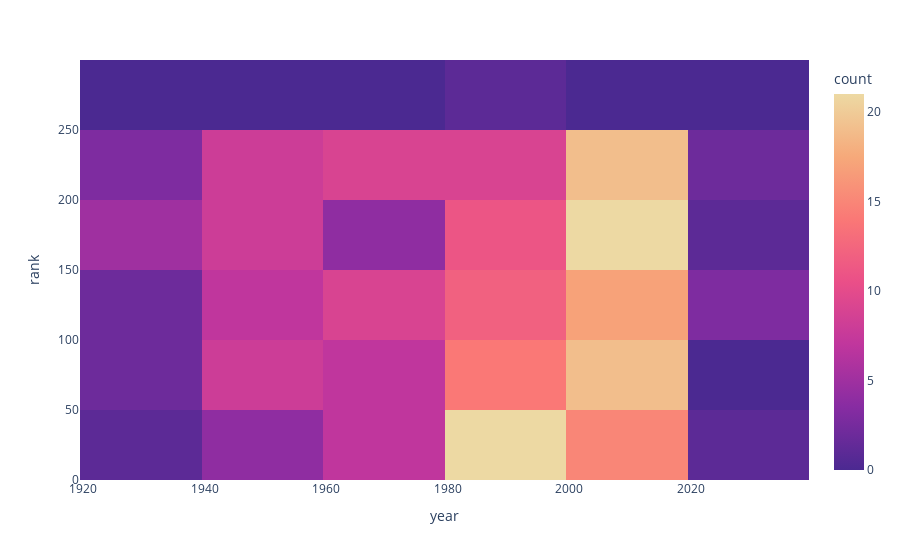

Notebook code cell kept with this figure:
### Markdown cell above
# rankVsYear

### Code cell
rankVsYearFig = px.density_heatmap(df, x = 'year', y = 'rank', color_continuous_scale = PALLET)
rankVsYearFig.show()

### Figure 1 — Plotly figure (JSON) as saved in the notebook; plotly's stock layout.template omitted (floating-point values rounded to 4 significant figures; data arrays with more than 128 entries replaced by an {"elided": "..."} marker saying what was removed)
{"data": [{"coloraxis": "coloraxis", "hovertemplate": "year=%{x}<br>rank=%{y}<br>count=%{z}<extra></extra>", "name": "", "type": "histogram2d", "x": {"elided": "250 int values"}, "xaxis": "x", "xbingroup": "x", "y": {"elided": "250 int values"}, "yaxis": "y", "ybingroup": "y"}], "layout": {"coloraxis": {"colorbar": {"title": {"text": "count"}}, "colorscale": [[0, "rgb(75, 41, 145)"], [0.1667, "rgb(135, 44, 162)"], [0.3333, "rgb(192, 54, 157)"], [0.5, "rgb(234, 79, 136)"], [0.6667, "rgb(250, 120, 118)"], [0.8333, "rgb(246, 169, 122)"], [1, "rgb(237, 217, 163)"]]}, "legend": {"tracegroupgap": 0}, "margin": {"t": 60}, "xaxis": {"anchor": "y", "domain": [0, 1], "title": {"text": "year"}}, "yaxis": {"anchor": "x", "domain": [0, 1], "title": {"text": "rank"}}}}
